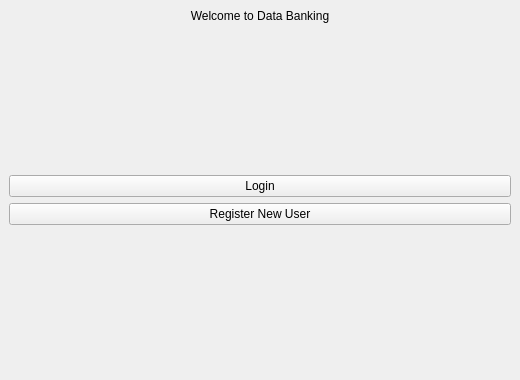
<?xml version="1.0" encoding="UTF-8"?>
<ui version="4.0">
 <class>MainWindow</class>

 <widget class="QMainWindow" name="MainWindow">
  <property name="geometry">
   <rect><x>0</x><y>0</y><width>520</width><height>380</height></rect>
  </property>
  <property name="windowTitle">
   <string>Data Banking – Welcome</string>
  </property>

  <widget class="QWidget" name="centralwidget">

   <!-- Modern Green Theme -->


   <layout class="QVBoxLayout" name="mainLayout">

    <!-- Title -->
    <item>
     <widget class="QLabel" name="titleLabel">
      <property name="text">
       <string>Welcome to Data Banking</string>
      </property>
      <property name="alignment">
       <set>Qt::AlignCenter</set>
      </property>
     </widget>
    </item>

    <!-- Spacer -->
    <item>
     <spacer name="spacerTop">
      <property name="orientation"><enum>Qt::Vertical</enum></property>
      <property name="sizeHint" stdset="0">
       <size><width>20</width><height>30</height></size>
      </property>
     </spacer>
    </item>

    <!-- Login Button -->
    <item>
     <widget class="QPushButton" name="btnLogin">
      <property name="text"><string>Login</string></property>
      <property name="minimumHeight"><number>45</number></property>
     </widget>
    </item>

    <!-- Register Button -->
    <item>
     <widget class="QPushButton" name="btnRegister">
      <property name="text"><string>Register New User</string></property>
      <property name="minimumHeight"><number>45</number></property>
     </widget>
    </item>

    <!-- Bottom Spacer -->
    <item>
     <spacer name="spacerBottom">
      <property name="orientation"><enum>Qt::Vertical</enum></property>
      <property name="sizeHint" stdset="0">
       <size><width>20</width><height>40</height></size>
      </property>
     </spacer>
    </item>

   </layout>
  </widget>
 </widget>

 <resources/>
 <connections/>
</ui>
